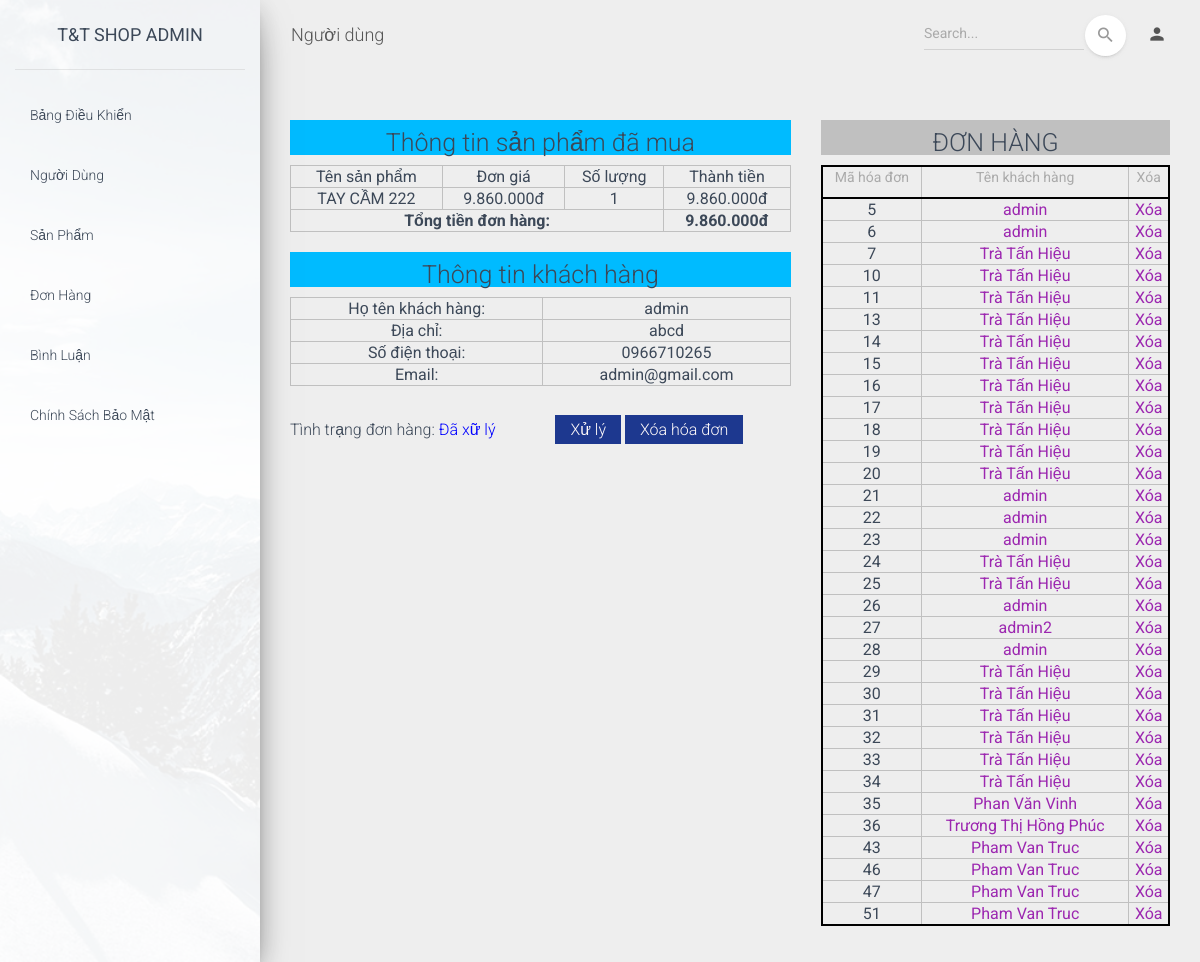
The page /quan_tri/index.php?menu=chi_tiet_hoa_don&ma_hoadon=5 (signed in) on the database its author committed.
### tables this page shows
CREATE TABLE `hoa_don` (
  `ma_hoadon` int(11) NOT NULL,
  `cmnd` char(9) DEFAULT NULL,
  `tenkh` varchar(80) NOT NULL,
  `email` varchar(80) NOT NULL,
  `sdt` varchar(11) NOT NULL,
  `dia_chi` varchar(150) NOT NULL,
  `xa_phuong` varchar(50) NOT NULL,
  `quan_huyen` varchar(50) NOT NULL,
  `tinh_tp` varchar(50) NOT NULL,
  `sp_mua` varchar(100) DEFAULT NULL,
  `ngay_mua` timestamp NULL DEFAULT current_timestamp(),
  `xu_ly` varchar(10) DEFAULT NULL
);

CREATE TABLE `san_pham` (
  `masp` int(11) NOT NULL,
  `tensp` varchar(80) DEFAULT NULL,
  `giasp` int(11) DEFAULT NULL,
  `soluong` int(11) NOT NULL,
  `img` varchar(100) DEFAULT NULL,
  `img1` varchar(80) NOT NULL,
  `img2` varchar(80) NOT NULL,
  `img3` varchar(80) NOT NULL,
  `img4` varchar(80) NOT NULL,
  `thongtin` varchar(500) DEFAULT NULL,
  `loaisp` varchar(80) DEFAULT NULL,
  `noi_bat` varchar(10) NOT NULL,
  `mua_nhieu` int(11) NOT NULL,
  `xem_nhieu` int(11) NOT NULL,
  `rate1` int(11) NOT NULL,
  `rate2` int(11) NOT NULL,
  `rate3` int(11) NOT NULL,
  `rate4` int(11) NOT NULL,
  `rate5` int(11) NOT NULL,
  `chi_tiet_san_pham` varchar(1000) NOT NULL,
  `sale` varchar(10) NOT NULL,
  `moi` varchar(10) NOT NULL,
  `mieu_ta` longtext NOT NULL,
  `nha_sx` varchar(50) DEFAULT NULL
);

### quan_tri/chuc_nang/hoa_don/chi_tiet_hoa_don.php (the view, shortened to what this page needs)
<?php
include('../connect.php');
$ma_hoadon = $_GET['ma_hoadon'];
$sl = "select * from hoa_don where ma_hoadon=" . $ma_hoadon;
$exec = mysqli_query($connect, $sl);
$row = mysqli_fetch_array($exec);
?>
<nav class="navbar navbar-expand-lg navbar-transparent navbar-absolute fixed-top ">
    <div class="container-fluid">
        <div class="navbar-wrapper">
            <a class="navbar-brand" href="javascript:;">Người dùng</a>
        </div>
        <div class="collapse navbar-collapse justify-content-end">
            <form class="navbar-form">
                <div class="input-group no-border">
                    <input type="text" value="" class="form-control" placeholder="Search...">
                    <button type="submit" class="btn btn-white btn-round btn-just-icon">
                        <i class="material-icons">search</i>
                    </button>
                </div>
            </form>
            <ul class="navbar-nav">
                <li class="nav-item dropdown">
                    <a class="nav-link" href="javascript:;" id="navbarDropdownProfile" data-toggle="dropdown" aria-haspopup="true" aria-expanded="false">
                        <i class="material-icons">person</i>
                    </a>
                </li>
            </ul>
        </div>
    </div>
</nav>
<div class="content">
    <div class="container">
        <div class="row">
            <div class="col-md-7">
                <div>
                    <h3 style="width: 100%; height: 35px; background-color: #00bbff; text-align: center;">Thông tin sản phẩm đã mua</h3>
                    <table style=" width: 100%;">
                        <tr style="">
                            <td>Tên sản phẩm</td>
                            <td>Đơn giá</td>
                            <td>Số lượng</td>
                            <td>Thành tiền</td>
                        </tr>
                        <?php
                        $sp_mua = $row['sp_mua'];
                        $thanh_tien1 = 0;
                        $sp = explode("|", $sp_mua);
                        for ($i = 0; $i < count($sp); $i++) {
                            if ($sp[$i] != "") {
                                $sp_mua = explode(",", $sp[$i]);
                                $masp = $sp_mua[0];
                                $soluong = $sp_mua[1];
                                $gia_sp = $sp_mua[2];
                                $thanh_tien = $soluong * $gia_sp;
                                $sll = "select * from san_pham where masp=" . $masp;
                                $excc = mysqli_query($connect, $sll);
                                $row2 = mysqli_fetch_array($excc);
                                ?>
                                <tr>
                                    <td><?php echo $row2['tensp']; ?></td>
                                    <td><?php echo number_format($gia_sp, 0, ",", ".") . "đ"; ?></td>
                                    <td style="text-align: center;"><?php echo $soluong; ?></td>
                                    <td><?php echo number_format($thanh_tien, 0, ",", ".") . "đ"; ?></td>
                                </tr>
                                <?php
                                $thanh_tien1 = $thanh_tien1 + $thanh_tien;
                            }
                        }
                        ?>
                        <tr style="">
                            <td class="title" colspan="3"><strong>Tổng tiền đơn hàng: </strong></td>
                            <td><strong><?php echo number_format($thanh_tien1, 0, ",", ".") . "đ"; ?></strong></td>
                        </tr>
                    </table>
                </div>
                <div>
                    <h3 style="width: 100%; height: 35px; background-color: #00bbff; text-align: center;">Thông tin khách hàng</h3>
                    <table style="width: 100%; border: 1px solid silver;">
                        <tr>
                            <td>Họ tên khách hàng:</td>
                            <td><?php echo $row['tenkh']; ?></td>
                        </tr>
                        <tr>
                            <td>Địa chỉ: </td>
                            <td><?php echo $row['dia_chi']; ?></td>
                        </tr>
                        <tr>
                            <td>Số điện thoại: </td>
                            <td><?php echo $row['sdt']; ?></td>
                        </tr>
                        <tr>
                            <td>Email: </td>
                            <td><?php echo $row['email']; ?></td>
                        </tr>
                    </table>
                </div>
                <div class="row" style="padding-top: 2em;">
                    <div class="col">
                        <p>Tình trạng đơn hàng: <?php echo '<span style="color: blue;" >' . $row['xu_ly'] . '</span>'; ?></p>
                       </div>
                    <div class="col">
                         <a style="text-decoration: none; padding: 5px 15px; background-color: #1D388F; color: #fffafa;" href="?menu=xu_ly&ma_hoadon=<?php echo $row['ma_hoadon']; ?>">Xử lý</a>
                        <a style="text-decoration: none; padding: 5px 15px; background-color: #1D388F; color: #fffafa;"  onclick="return confirm('Bạn có mún xóa hóa đơn?');"  href="?menu=xoa&ma_hoadon=<?php echo $row['ma_hoadon']; ?>">Xóa hóa đơn</a>
                    </div>
                </div>
            </div>
            <div class="col-md-5">
                <h3 style="text-align: center; background-color: silver; height: 35px; width: 100%;">ĐƠN HÀNG</h3>
                <table style="border: 2px solid black; width: 100%;">
                    <tr style="border: 2px solid #000;">
                        <td><label>Mã hóa đơn</label></td>
                        <td><label>Tên khách hàng</label></td>
                        <td><label>Xóa</label></td>
                    </tr>
                    <?php
                    include('../connect.php');
                    $sl = "select * from hoa_don";
                    $exec = mysqli_query($connect, $sl);
                    while ($row = mysqli_fetch_array($exec)) {
                        ?>
                        <tr>
                            <td><?php echo $row['ma_hoadon']; ?></td>
                            <td><a href="?menu=chi_tiet_hoa_don&ma_hoadon=<?php echo $row['ma_hoadon']; ?>"><?php echo $row['tenkh']; ?></a></td>
                            <td><a  onclick="return confirm('Bạn có muốn xóa hóa đơn?');" href="?menu=xoa&ma_hoadon=<?php echo $row['ma_hoadon']; ?>">Xóa</a></td>
                        </tr>
                    <?php } ?>
                </table>
            </div>
        </div>
    </div>
</div>

### quan_tri/chuc_nang/hoa_don/chi_tiet_hoa_don.php (style rules this page uses)
h3 { padding-top: .2em; }
td { text-align:center; border-right: 1px solid silver; }
tr { border: 1px solid silver; border-right: 1px solid silver; }

### rows shown on the page
hoa_don: san_pham.tensp "TAY CẦM 222", sp_mua "9.860.000", sp_mua "1", tenkh "admin", dia_chi "abcd", sdt "0966710265", email "admin@gmail.com", xu_ly "Đã xữ lý", ma_hoadon "5"
hoa_don: ma_hoadon "6", tenkh "admin"
hoa_don: ma_hoadon "7", tenkh "Trà Tấn Hiệu"
hoa_don: ma_hoadon "10", tenkh "Trà Tấn Hiệu"
hoa_don: ma_hoadon "11", tenkh "Trà Tấn Hiệu"
hoa_don: ma_hoadon "13", tenkh "Trà Tấn Hiệu"
hoa_don: ma_hoadon "14", tenkh "Trà Tấn Hiệu"
hoa_don: ma_hoadon "15", tenkh "Trà Tấn Hiệu"
hoa_don: ma_hoadon "16", tenkh "Trà Tấn Hiệu"
hoa_don: ma_hoadon "17", tenkh "Trà Tấn Hiệu"
hoa_don: ma_hoadon "18", tenkh "Trà Tấn Hiệu"
hoa_don: ma_hoadon "19", tenkh "Trà Tấn Hiệu"
hoa_don: ma_hoadon "20", tenkh "Trà Tấn Hiệu"
hoa_don: ma_hoadon "21", tenkh "admin"
hoa_don: ma_hoadon "22", tenkh "admin"
hoa_don: ma_hoadon "23", tenkh "admin"
hoa_don: ma_hoadon "24", tenkh "Trà Tấn Hiệu"
hoa_don: ma_hoadon "25", tenkh "Trà Tấn Hiệu"
hoa_don: ma_hoadon "26", tenkh "admin"
hoa_don: ma_hoadon "27", tenkh "admin2"
hoa_don: ma_hoadon "28", tenkh "admin"
hoa_don: ma_hoadon "29", tenkh "Trà Tấn Hiệu"
hoa_don: ma_hoadon "30", tenkh "Trà Tấn Hiệu"
hoa_don: ma_hoadon "31", tenkh "Trà Tấn Hiệu"
hoa_don: ma_hoadon "32", tenkh "Trà Tấn Hiệu"
hoa_don: ma_hoadon "33", tenkh "Trà Tấn Hiệu"
hoa_don: ma_hoadon "34", tenkh "Trà Tấn Hiệu"
hoa_don: ma_hoadon "35", tenkh "Phan Văn Vinh"
hoa_don: ma_hoadon "36", tenkh "Trương Thị Hồng Phúc"
hoa_don: ma_hoadon "43", tenkh "Pham Van Truc"
hoa_don: ma_hoadon "46", tenkh "Pham Van Truc"
hoa_don: ma_hoadon "47", tenkh "Pham Van Truc"
hoa_don: ma_hoadon "51", tenkh "Pham Van Truc"

### other values the page prints
$thanh_tien1 "9.860.000"
